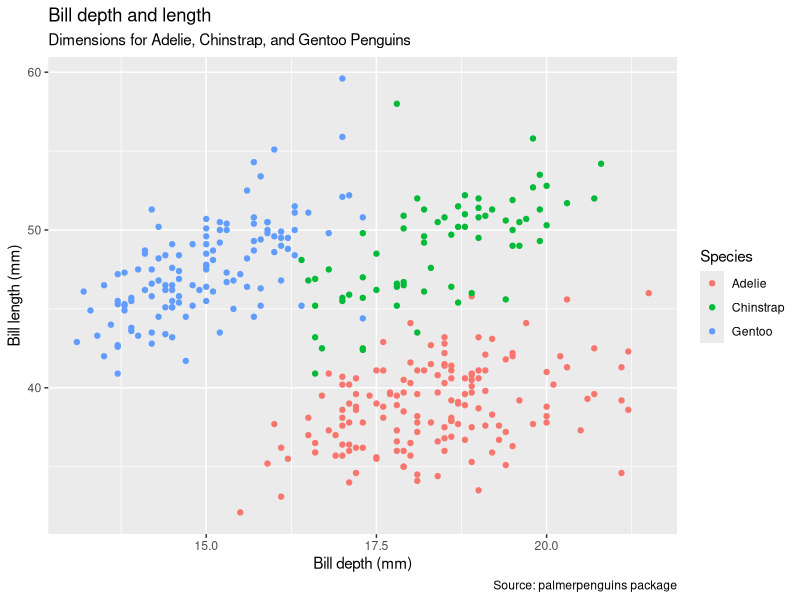

Here is the R script that generated this plot:
library(ggplot2)
library(palmerpenguins)
library(dplyr)
ggplot(
  data = penguins,
  mapping = aes(x = bill_depth_mm,
                y = bill_length_mm)
) +
  geom_point(
    mapping = aes(colour = species)
  ) +
  labs(title = "Bill depth and length",
       subtitle = paste("Dimensions for Adelie,",
                        "Chinstrap, and Gentoo",
                        "Penguins"),
       x = "Bill depth (mm)",
       y = "Bill length (mm)",
       colour = "Species",
       caption = "Source: palmerpenguins package"
  )